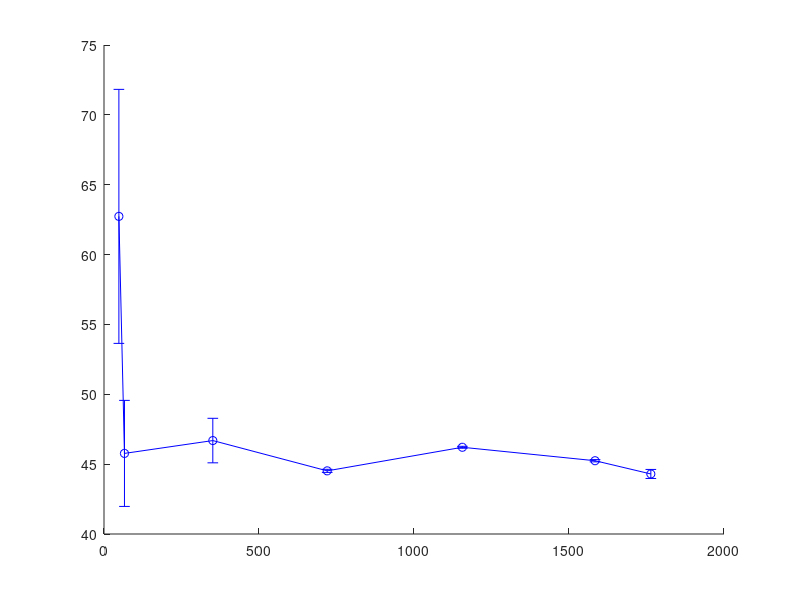

Reproduce this figure in MATLAB. (Note: this script raises an error after producing the figure.)
clear;
clc;


% international0 = [79.300158 81.738913 65.108012 63.518676 61.926057 73.881436 73.827950 64.421418 62.451870 53.786804 53.175840 52.933401 53.049440 53.525811 54.380052 80.030403 81.269247 64.209123 62.641270 61.112794 73.536800 73.570447 63.189836 61.261478 53.831623 53.261188 53.056964 53.208869 53.718313 54.603768 80.124231 80.494549 63.316235 61.772378 60.338365 73.065681 73.399681 62.035329 60.155227 53.920734 53.394500 53.232044 53.423425 53.969763 54.890297 79.436467 73.923462 72.983079 60.733845 59.615331 72.327853 72.784632 60.969151 59.143355 54.058516 53.580520 53.464354 53.700560 54.290153 54.857820 78.847462 73.224000 72.320140 60.054126 58.870702 71.805106 72.326874 73.223816 58.237103 54.033735 53.824892 53.760649 54.048890 54.389519 54.491082 78.359711 72.745509 71.889516 59.217506 58.197890 71.522350 72.106686 73.081985 57.445976 53.987348 53.905689 54.097459 54.206692 54.101178 54.291296 73.712651 72.508784 71.710413 58.451261 58.108791 71.496144 72.139314 73.184197 56.774487 54.112807 54.124765 54.143367 53.977640 53.976899 54.265147 58.467524 72.522118 71.789100 58.068211 58.744918 60.035065 72.427514 73.530025 56.219798 54.407419];
% international1 = [49.550579 47.910968 47.061834 47.307848 48.556928 41.920648 41.709108 41.624733 41.652609 50.511972 48.915563 48.021770 48.086478 49.091141 42.397412 42.116847 41.993044 42.006048 51.564437 50.021055 49.106972 49.030017 49.810893 51.260978 42.611981 42.442369 42.435331 52.683307 51.195313 50.274848 50.089066 50.676267 51.913156 42.883898 42.854338 42.933772 52.257914 50.842560 50.027161 49.972788 50.694627 52.047256 42.398360 42.351456 42.464266 42.749037 49.210592 49.032105 48.834957 49.521814 50.917362 41.980799 41.922619 41.999673 42.220056 48.939610 48.169022 47.793150 48.424458 49.857977 41.638780 41.573759 41.621067 41.783725 48.693808 47.488053 46.895802 47.439612 48.897034 41.381282 41.310767 41.333532 41.447307 48.473849 47.045645 46.210326 46.620649 48.072048 41.218660 41.139455 41.140856 41.215341 48.243477 46.888148 45.813491 46.036596 47.430225 41.162004 41.065367 41.045522 41.089347 41.216443 47.031176 45.761514 45.758443 47.023773 41.221582 41.093340 41.048782 41.068095 41.164241];
% international2 = [47.619197 48.657988 43.601771 48.504081 47.445116 47.058575 47.132591 47.094478 47.442358 48.415410 43.582225 48.520791 47.414528 46.993977 47.125830 47.052758 47.345327 48.295107 43.588254 43.998628 47.522794 47.064255 47.075050 47.111109 47.385663 48.296142 43.620263 43.884590 47.743952 47.147105 47.056708 47.066350 47.304761 48.045949 43.610798 43.775548 47.721189 47.076079 47.039182 47.080271 47.182919 47.894340 43.613371 43.674421 47.800463 47.122850 47.044089 47.131644 47.195289 47.876351 43.666048 43.623269 48.009922 47.261270 47.026026 47.088296 47.181699 47.770722 43.692766 43.612858 48.125474 47.239575 47.014507 47.155804 47.102610 47.590687 44.081936 43.581352 48.173548 47.260236 46.996559 47.198663 47.089499 47.542323 48.682068 43.599771 48.353146 47.415366 47.043479 47.127928 47.114817 47.549567 48.527590 43.609054 48.626222 47.492842 47.057522 47.133979 47.095520 47.380404 48.301441 43.588281 44.128389 47.484727 47.015137 47.106847 47.059103 47.304120 48.199867 43.603479 43.972791 47.614036 47.107088 47.063462 47.101148 47.365754];
% international3 = [44.483714 44.418479 44.439390 44.466254 44.418374 44.455992 44.459462 44.428208 44.483524 44.462846 44.448149 44.562538 44.476175 44.478616 44.568355 44.499470 44.520282 44.584242 44.532997 44.719741 44.610071 44.577262 44.596527 44.575497 44.633009 44.540779 44.540208 44.631675 44.497142 44.515208 45.448105 44.464703 44.500231 44.477248 44.442796 44.495257 44.447903 44.431006 44.500515 44.429447 44.429161 44.491609 44.421302 44.437341 44.476105 44.423149 44.455880 44.471216 44.434922 44.485375 44.476465 44.456804 44.583677 44.491639 44.489227 44.591165 44.516775 44.532879 44.608702 44.552153 44.588699 44.600930 44.598291 44.581935 44.556855 44.624884 44.528398 44.523509 44.609686 44.486897 44.500405 44.604669 44.456526 44.487293 44.475650 44.436634 44.484166 44.448403 44.426819 44.491271 44.431980 44.426926 44.501220 44.425820 44.437051 44.487660 44.429621 44.457545 44.484660 44.443332 44.489019 44.491761 44.467153 44.606521 44.508765 44.501533 44.615651 44.535726 44.547170 44.634808 44.572939 44.605016 44.581885 44.620933 44.568907 44.539848 44.603019 44.517611 44.508479 44.589524];
% international4 = [46.045688 46.174983 46.235842 46.036776 46.195649 46.207947 46.031049 46.220094 46.183894 46.028473 46.248319 46.163673 46.235503 46.280328 46.147273 46.238829 46.316125 46.134686 46.244543 46.329576 46.125905 46.252650 46.308340 46.120924 46.263157 46.289514 46.119739 46.270008 46.273089 46.122347 46.272824 46.259061 46.128744 46.279584 46.247423 46.138932 46.286990 46.238173 46.152909 46.252324 46.231306 46.170680 46.221502 46.226823 46.192245 46.194514 46.224722 46.217611 46.171352 46.225003 46.246781 46.152008 46.227669 46.279762 46.136475 46.232722 46.316561 46.124747 46.240165 46.306651 46.116821 46.250003 46.287119 46.112694 46.262243 46.270000 46.112363 46.276891 46.255289 46.115829 46.291068 46.242977 46.123091 46.298884 46.233059 46.134154 46.271865 46.225531 46.149020 46.238174 46.220390 46.167693 46.208305 46.217633 46.190181 46.182251 46.217260 46.216489 46.160007 46.219270 46.246626 46.141566 46.223665 46.280600 46.126925 46.230446 46.304972 46.116081];
% international5 = [45.188486 45.172305 45.226266 45.323101 45.333026 45.238502 45.158486 45.340341 45.234824 45.197970 45.164657 45.276297 45.252832 45.268742 45.262918 45.358093 45.340312 45.214371 45.165090 45.179373 45.347648 45.204086 45.161516 45.277295 45.418666 45.285294 45.214790 45.142766 45.216140 45.316142 45.177226 45.189791 45.207952 45.500605 45.343550 45.170059 45.143325 45.274617 45.254326 45.172599 45.177196 45.238159 45.462678 45.314812 45.234161 45.166430 45.354446 45.213982 45.190510 45.171656 45.289869 45.231305 45.258928 45.261378 45.211704 45.314974 45.195417 45.166653 45.188325 45.362808 45.184307 45.231405 45.286058 45.278745 45.261598 45.198912 45.146617 45.226910 45.291886 45.159353 45.184720 45.313563 45.516546 45.229610 45.168246 45.149291 45.287091 45.231750 45.156807 45.182098 45.363159 45.436088 45.219256 45.133184 45.174357 45.362578 45.193221 45.176994 45.178677 45.303437 45.374494 45.248732 45.121381 45.221458 45.289692 45.176627 45.168276 45.197318 45.347473 45.334531 45.224091 45.132504 45.290213 45.238045 45.182270 45.150547 45.237745 45.267713 45.277307 45.233514 45.324192 45.357839 45.207920 45.166543 45.155362 45.299663];
% international6 = [44.080497 44.070474 44.098120 44.081127 44.780141 44.080534 44.755868 44.064075 44.741624 44.057000 44.071828 44.059340 44.055784 44.731220 44.049252 44.727838 44.052133 44.738250 44.064442 44.066715 44.086307 44.070083 44.762173 44.082855 44.779000 44.078257 44.754373 44.063903 44.743501 44.058931 44.067666 44.063408 44.053767 44.729290 44.049341 44.729278 44.054324 44.743079 44.068767 44.064902 44.092833 44.070393 44.763132 44.085283 44.775259 44.076663 44.754006 44.064408 44.085561 44.061543 44.064207 44.738941 44.052434 44.728488 44.050105 44.731841 44.057193 44.065632 44.073784 44.063790 44.751049 44.071395 44.765237 44.088404 44.772647 44.075743 44.754758 44.065582 44.080629 44.064834 44.061436 44.735891 44.051773 44.728802 44.051535 44.735519 44.060735 44.063084 44.079492 44.063368 44.750909 44.073079 44.768477 44.092211 44.771151 44.075488 44.103120 44.067422 44.076397 44.751529 44.059341 44.733955 44.051773 44.730218 44.053626 44.740304 44.064946 44.061229 44.085890 44.063623 44.751894 44.075437 44.772840 44.091246 44.770757 44.075888 44.097388 44.069921 44.072846 44.747328];
% std(international6)

% domestic0 = [75.121557 75.739421 17.675698 16.697828 15.983239 15.559713 15.449638 14.467415 13.498722 12.902818 12.751589 13.079611 13.859320 15.013698 16.453012 75.613043 76.287726 17.950581 16.955961 16.242660 15.838000 15.338547 14.010248 12.982173 12.339666 12.161407 12.484431 13.277473 14.456732 15.926620 76.198333 76.918630 16.503546 15.504171 14.813669 14.459256 14.457909 13.592187 12.520150 11.848136 11.659252 11.989600 12.802751 14.009364 15.509883 17.220942 16.519227 15.225272 14.227993 13.568304 13.270928 13.349276 13.239481 12.141483 11.458796 11.276089 11.625192 12.463645 13.698243 15.227483 16.966808 15.459808 14.148982 13.162242 12.541298 12.305391 12.462814 12.979522 11.874889 11.200074 11.038771 11.416406 12.284263 13.546560 15.101402 16.864268 14.627844 13.310297 12.343102 11.766438 11.591602 11.821346 12.459629 11.748183 11.098027 10.970711 11.384774 12.285311 13.574395 15.150715 15.663698 14.053222 12.741566 11.801321 11.269022 11.147837 11.436305 12.138673 11.788594 11.178295 11.095277 11.551667 12.486492 13.799799 15.391720 15.356452 13.754230 12.461506 11.551490 11.056416 10.974369 11.302278 12.044642 12.023237 11.468006];
% domestic1 = [7.722230 7.668181 8.356472 9.701988 11.562806 13.752658 13.008030 10.811488 9.056381 8.086317 8.006801 8.648550 9.890049 11.621198 13.696397 13.714182 11.531468 9.756020 8.716145 8.557960 9.115520 10.239022 11.828990 13.770857 14.590014 12.455378 10.699343 9.600657 9.323845 9.755526 10.740922 12.178900 13.973413 16.025333 13.538665 11.824704 10.686733 10.281657 10.559334 11.387246 12.662903 14.299460 16.210107 14.739412 13.074466 11.913078 11.391971 11.508308 12.166797 13.272068 14.742956 16.501735 15.312175 13.566711 12.150157 11.169596 10.766697 11.099268 12.190693 13.852490 16.800053 14.715708 12.867887 11.349295 10.270499 9.776415 10.057675 11.179779 12.922548 15.020060 14.242160 12.293865 10.677924 9.512590 8.938457 9.157759 10.285228 12.086962 14.252851 13.904139 11.857915 10.149045 8.912894 8.285847 8.450701 9.551628 11.374813 13.580818 13.714568 11.574094 9.773923 8.479054 7.831286 7.968319 9.017777 10.814494 13.022791 13.686400 11.458801 9.566463 8.215011];
% domestic2 = [10.542466 9.468917 8.795118 8.794304 9.571632 10.991813 12.640434 12.540921 10.837848 9.460282 8.752506 8.823360 9.547828 10.683706 12.381697 12.695551 10.851341 9.498060 8.846488 8.888255 9.315693 10.495101 12.222547 12.837065 11.009893 9.687021 9.028297 8.725388 9.214903 10.425671 12.097984 13.116892 11.322916 9.903504 8.924153 8.693056 9.241289 10.280469 11.793079 13.419305 11.448782 9.888993 8.954704 8.792565 9.127792 10.042993 11.594141 13.518843 11.559198 10.020637 9.131150 8.784147 8.970803 9.930799 11.502921 13.362652 11.816827 10.311218 9.215833 8.688189 8.944061 9.940661 11.274501 13.065542 12.110237 10.377623 9.186809 8.724322 9.044812 9.690425 11.030927 12.860449 12.177102 10.457305 9.301038 8.898783 8.849184 9.529414 10.901819 12.750273 12.383813 10.689780 9.571963 8.809779 8.763420 9.495580 10.838819 12.463994 12.734911 10.949583 9.534465 8.781987 8.807466 9.450862 10.545659 12.217843 12.852028 10.982711 9.590870 8.892376 8.855127 9.235351 10.373412 12.073001 13.012141 11.161707];
% domestic3 = [9.910711 10.237821 9.982291 9.868390 10.363089 9.825938 9.898780 10.100000 9.741002 10.000641 9.904016 9.728534 10.171180 9.778268 9.787994 10.147459 9.724462 9.917286 9.982506 9.742691 10.112933 9.888548 9.831428 10.360706 9.866400 9.987691 10.228065 9.915145 10.207329 10.166223 10.032258 10.485371 10.175039 10.175311 10.563997 10.166828 10.109379 10.466970 9.986331 10.116264 10.180777 9.876444 10.195410 9.960134 9.838968 10.344585 9.808666 9.874152 10.095064 9.728761 9.980620 9.904005 9.721323 10.155467 9.783377 9.785659 10.165710 9.734748 9.919533 10.005921 9.758056 10.119357 9.917206 9.851617 10.380507 9.900232 10.012308 10.276455 9.953919 10.235874 10.219813 10.075590 10.445876 10.233569 10.122147 10.502927 10.125765 10.061017 10.438054 9.950063 10.072764 10.156370 9.845195 10.156697 9.940596 9.812821 10.310467 9.794265 9.853041 10.092697 9.719638 9.964337 9.906808 9.717467 10.143687 9.791540 9.786902 10.186796 9.748319 9.925558 10.032410 9.776920 10.129736 9.949161 9.875496 10.394736 9.937562 10.040783 10.328148 9.996366];
% domestic4 = [6.951988 7.077540 6.780652 6.882295 7.063040 6.795063 6.828071 7.055579 6.816381 6.789221 7.055415 6.844967 6.765544 7.062884 6.881281 6.756739 7.078410 6.904427 6.762410 7.097260 6.915990 6.782073 7.128237 6.943078 6.815169 7.172133 6.984800 6.857823 7.228307 7.040200 6.841987 7.296046 7.023554 6.832624 7.211200 6.990214 6.829657 7.104599 6.963424 6.833079 7.012969 6.943218 6.842957 6.936466 6.929685 6.859437 6.875159 6.922969 6.882751 6.829022 6.923289 6.882303 6.797931 6.930946 6.852630 6.781668 6.946332 6.839615 6.779915 6.969944 6.842729 6.792269 7.002387 6.861310 6.818241 7.044386 6.894593 6.857268 7.096778 6.941729 6.908726 7.160512 6.920228 6.926164 7.236622 6.888719 6.924857 7.190804 6.863698 6.929992 7.092907 6.845156 6.941614 7.009818 6.833136 6.959844 6.941664 6.827747 6.909879 6.888489 6.829167 6.856013 6.850247 6.837662 6.818776 6.826797 6.853589 6.797882];
% domestic5 = [6.644895 6.534755 6.456368 6.561188 6.652036 6.420946 6.485690 6.421903 6.730223 6.573093 6.498164 6.427420 6.528818 6.537454 6.420711 6.569153 6.464022 6.745325 6.476532 6.512067 6.537295 6.632678 6.477976 6.473030 6.423934 6.638221 6.575169 6.431927 6.450184 6.466371 6.656644 6.468856 6.590875 6.427440 6.661824 6.468894 6.436150 6.533236 6.535859 6.585219 6.512134 6.455119 6.570453 6.631675 6.415786 6.494128 6.434235 6.730437 6.566291 6.548211 6.417317 6.558068 6.513510 6.411336 6.546837 6.467412 6.741195 6.509363 6.517178 6.526660 6.653292 6.450588 6.458579 6.431179 6.632563 6.590133 6.460200 6.434941 6.488537 6.610840 6.437446 6.569935 6.425925 6.705984 6.479110 6.460259 6.507595 6.549400 6.536384 6.475527 6.457216 6.559542 6.623177 6.421807 6.482899 6.450386 6.735795 6.513723 6.574751 6.411041 6.592680 6.500978 6.413149 6.515215 6.475008 6.672209 6.543059 6.513590 6.510759 6.679514 6.434355 6.455601 6.441898 6.631657 6.616869 6.499031 6.423585 6.515285 6.576120 6.417166 6.552867 6.428301 6.756962 6.500556 6.494919 6.486566];
% domestic6 = [9.779099 9.948807 9.725556 10.057627 9.708933 9.977369 9.729180 9.870676 9.786521 9.801252 9.881436 9.769013 10.014580 9.774084 10.106151 9.816848 9.952934 9.866019 9.837588 9.914481 9.759701 9.999148 9.718882 10.057484 9.714903 9.926073 9.747782 9.832064 9.817815 9.775277 9.925530 9.755670 10.071596 9.773430 10.053410 9.829012 9.913262 9.896844 9.810861 9.957613 9.745770 10.054571 9.717623 9.998887 9.726249 9.880200 9.771740 9.798859 9.854454 9.754696 9.974962 9.747718 10.129759 9.778182 10.006261 9.846613 9.879141 9.932796 9.789623 10.005810 9.737264 10.089211 9.721735 9.945720 9.742929 9.839743 9.801009 9.771047 9.896392 9.739491 10.029676 9.745140 10.071953 9.788324 9.964685 9.869632 9.850537 9.973805 9.773833 10.058997 9.734138 10.028719 9.731172 9.897977 9.764895 9.804686 9.835540 9.748607 9.943573 9.729639 10.089606 9.747913 10.019357 9.803830 9.928652 9.898039 9.827408 10.019797 9.763443 10.117098 9.736342 9.973657 9.745883 9.855645 9.792096 9.775005 9.875279 9.731511 9.995937 9.725112];
% std(domestic6)


Average1=[62.734,45.769,46.688,44.520,46.208,45.245,44.298];
std1=[9.0905,3.7953,1.5933,0.1107,0.0683,0.0807,0.3232];

Average2 = [16.699,11.452,10.427,10.024,6.927,6.525,9.865];
std2 = [14.0832,2.2541,1.4612,0.2086,0.1214,0.0883,0.1178];

Time = [48,66,351,720,1156,1584,1764];
errorbar(Time,Average1,std1,'-ob','linewidth',1.5);
hold on 
errorbar(Time,Average2,std1,'-og','linewidth',1.5);
legend('international delay','domestic delay');
xlabel('Satellite nums/stars');
ylabel('Communication delay/ms');


